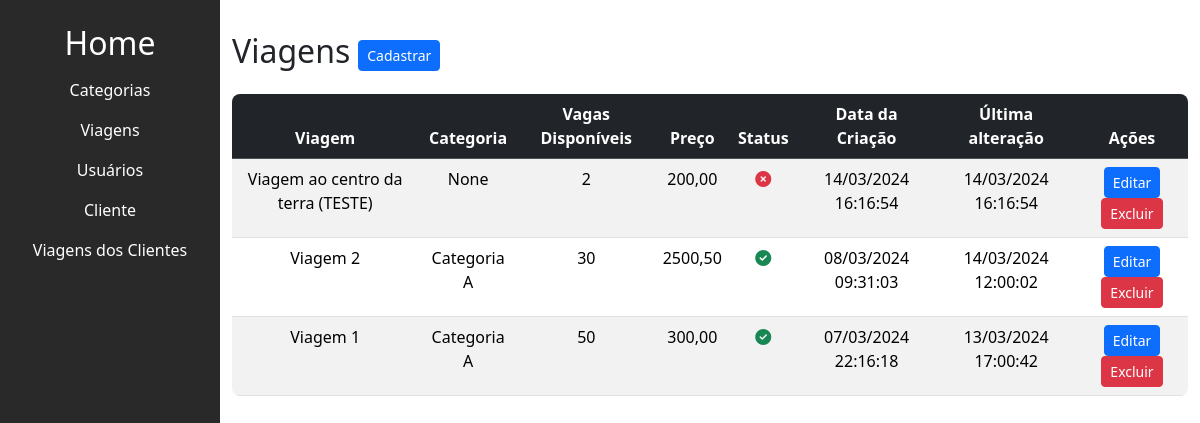
Before: /trip/listar_viagens/ with the older database file.
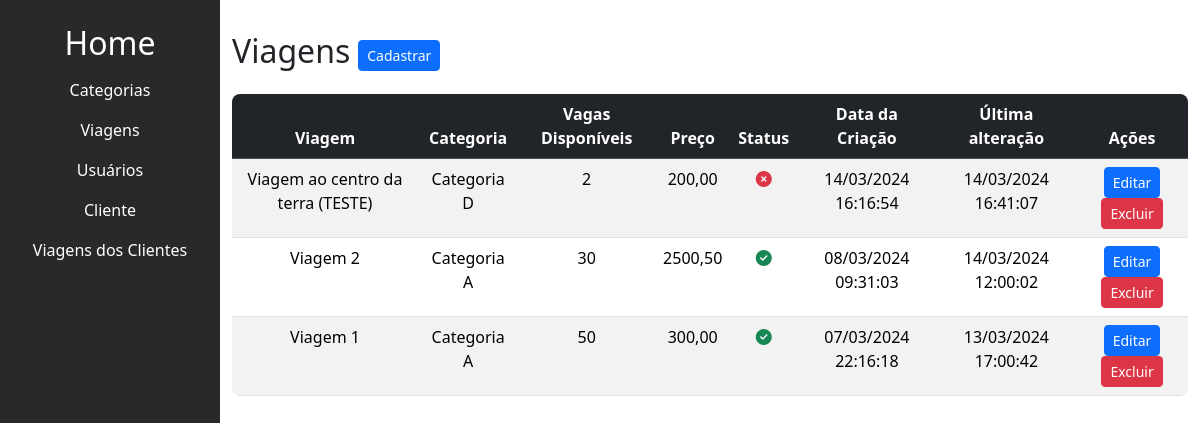
After: the same page with the newer database file.
### trip/models.py (models this page shows, shortened)
class Viagem(models.Model):
    titulo = models.CharField(max_length=200)
    slug = models.SlugField(unique=True, blank=True)
    categoria = models.ForeignKey(
        Categoria, on_delete=models.SET_NULL, null=True, blank=True, default=None)  # noqa
    descricao = models.TextField(null=False)
    custo = models.DecimalField(max_digits=10, decimal_places=2, null=False)
    preco = models.DecimalField(max_digits=10, decimal_places=2, null=False)
    check_in_data = models.DateTimeField(null=False)
    check_out_data = models.DateTimeField(null=False)
    vagas_disponiveis = models.IntegerField()
    cover = models.ImageField(
        upload_to='viagens_covers/', null=True, blank=True)
    is_active = models.BooleanField(default=True)
    created_at = models.DateTimeField(auto_now_add=True)
    updated_at = models.DateTimeField(auto_now=True)

class Categoria(models.Model):
    titulo = models.CharField(max_length=50, null=False)
    is_active = models.BooleanField(default=True)
    created_at = models.DateTimeField(auto_now_add=True)
    updated_at = models.DateTimeField(auto_now=True)
    def __str__(self):
        return self.titulo

### trip/views.py (the view)
# urls.py: path('listar_viagens/', listar_viagens, name='listar_viagens'),
def listar_viagens(request):
    viagens = Viagem.objects.all().order_by('-id')
    categorias = Categoria.objects.filter(is_active=True).order_by('-id')
    return render(request, 'trip/viagem/listar_viagens.html',
                  {'viagens': viagens, 'categorias': categorias})

### trip/templates/trip/viagem/listar_viagens.html (shortened to what this page needs)
{% extends "base.html" %}
{% block content %}
<div class="main-content" id="mainContent">
  <div class="d-flex align-items-center">
    <h2 class="me-2">Viagens</h2>
    <a  href="{% url "trip:criar_viagem" %}">
      <button class="btn btn-sm btn-primary">Cadastrar</button>
    </a>
  </div>
  <div class="table-container mt-3 h-100">
    <table class="table table-striped text-center" style="margin-bottom: 0;">
      <thead class="table-dark" >
        <tr>
          <th>Viagem</th>
          <th>Categoria</th>
          <th>Vagas Disponíveis</th>
          <th>Preço</th>
          <th>Status</th>
          <th>Data da Criação</th>
          <th>Última alteração</th>
          <th>Ações</th>
        </tr>
      </thead>
      <tbody>
        {% for viagem in viagens %}
        <tr>
          <td>{{ viagem.titulo }}</td>
          <td>{{ viagem.categoria }}</td>
          <td>{{ viagem.vagas_disponiveis }}</td>
          <td>{{ viagem.preco }}</td>
          <td>
            {% if viagem.is_active %}
              <i class="fa-solid fa-circle-check text-success"></i>
            {% else %}
              <i class="fa-solid fa-circle-xmark text-danger"></i>
            {% endif %}
          </td>
          <td>{{ viagem.created_at|date:"d/m/Y H:i:s" }}</td>
          <td>{{ viagem.updated_at|date:"d/m/Y H:i:s"}}</td>
          <td>
            <button type="button" class="btn btn-sm btn-primary" data-bs-toggle="modal" data-bs-target="#editModal{{ viagem.id }}">
              Editar
            </button>
            <button type="button" class="btn btn-sm btn-danger" data-bs-toggle="modal" data-bs-target="#deleteModal{{ viagem.id }}">
              Excluir
            </button>
          </td>
        </tr>
        {% endfor %}
      </tbody>
    </table>
  </div>
</div>
{% endblock content %}

### base_templates/base.html (shortened to what this page needs)
<!DOCTYPE html>
<html lang="pt-BR">
<head>
    {% include "partials/head.html" %}
</head>
<body>
    <div class="d-flex">
        <div>
            {% include "partials/sidebar.html" %}
        </div>
        <div class="container ml-2 pt-4">
            {% block content %}{% endblock content %}
        </div>
    </div>
</body>
</html>

### base_templates/partials/head.html (shortened to what this page needs)
{% load static %}
<head>
    <link rel="stylesheet" href="{% static 'css/styles.css' %}">
    <link href="https://cdn.jsdelivr.net/npm/bootstrap@5.3.3/dist/css/bootstrap.min.css" rel="stylesheet">
    <link rel="stylesheet" href="https://cdnjs.cloudflare.com/ajax/libs/bootstrap-datepicker/1.9.0/css/bootstrap-datepicker.min.css">
</head>

### base_templates/partials/sidebar.html
<div class="sidebar pt-4"  id="sidebar">
    <h2>
        <a href="{% url "trip:home" %}">Home</a>
    </h2>
    <ul>
        <li>
            <a href="{% url "trip:listar_categorias" %}">Categorias</a>
        </li>
        <li>
            <a href="{% url "trip:listar_viagens" %}">Viagens</a>
        </li>
        <li>
            <a href="{% url "user:listar_usuarios" %}">Usuários</a>
        </li>
        <li>
            <a href="{% url "user:listar_clientes" %}">Cliente</a>
        </li>
        <li>
            <a href="{% url "trip:listar_viagens_vinculadas" %}">Viagens dos Clientes</a>
        </li>
    </ul>
</div>

### base_static/css/styles.css (style rules this page uses)
body { margin: 0; font-family: 'Arial', sans-serif; }
.sidebar { height: 100vh; width: 220px; z-index: 1; top: 0; left: 0; background-color: #292929; transition: left 0.3s ease; }
.sidebar h2 { color: white; text-align: center; }
.sidebar ul { list-style-type: none; padding: 0; }
.sidebar li { padding: 8px; text-align: center; }
.sidebar a { text-decoration: none; color: white; display: block; transition: 0.3s; }
.table-container { border-radius: 8px; overflow: hidden; }
.main-content { transition: margin-left 0.3s ease; }

Changed rows visible on the page:
changed Viagem "Viagem ao centro da terra (TESTE)": categoria "None" → "Categoria D"; updated_at "14/03/2024 16:16:54" → "14/03/2024 16:41:07"
